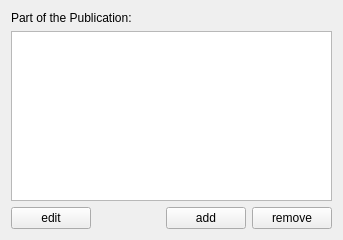
<?xml version="1.0" encoding="UTF-8"?>
<ui version="4.0">
 <class>ListPartsWidget</class>
 <widget class="QWidget" name="ListPartsWidget">
  <property name="geometry">
   <rect>
    <x>0</x>
    <y>0</y>
    <width>343</width>
    <height>240</height>
   </rect>
  </property>
  <property name="windowTitle">
   <string>Form</string>
  </property>
  <layout class="QVBoxLayout" name="verticalLayout">
   <item>
    <widget class="QLabel" name="label">
     <property name="text">
      <string>Part of the Publication:</string>
     </property>
    </widget>
   </item>
   <item>
    <widget class="QListWidget" name="listWidget"/>
   </item>
   <item>
    <layout class="QHBoxLayout" name="horizontalLayout">
     <item>
      <widget class="QPushButton" name="editPart">
       <property name="text">
        <string>edit</string>
       </property>
      </widget>
     </item>
     <item>
      <spacer name="horizontalSpacer">
       <property name="orientation">
        <enum>Qt::Horizontal</enum>
       </property>
       <property name="sizeHint" stdset="0">
        <size>
         <width>40</width>
         <height>20</height>
        </size>
       </property>
      </spacer>
     </item>
     <item>
      <widget class="QPushButton" name="addPart">
       <property name="text">
        <string>add</string>
       </property>
      </widget>
     </item>
     <item>
      <widget class="QPushButton" name="removePart">
       <property name="text">
        <string>remove</string>
       </property>
      </widget>
     </item>
    </layout>
   </item>
  </layout>
 </widget>
 <resources/>
 <connections/>
</ui>
